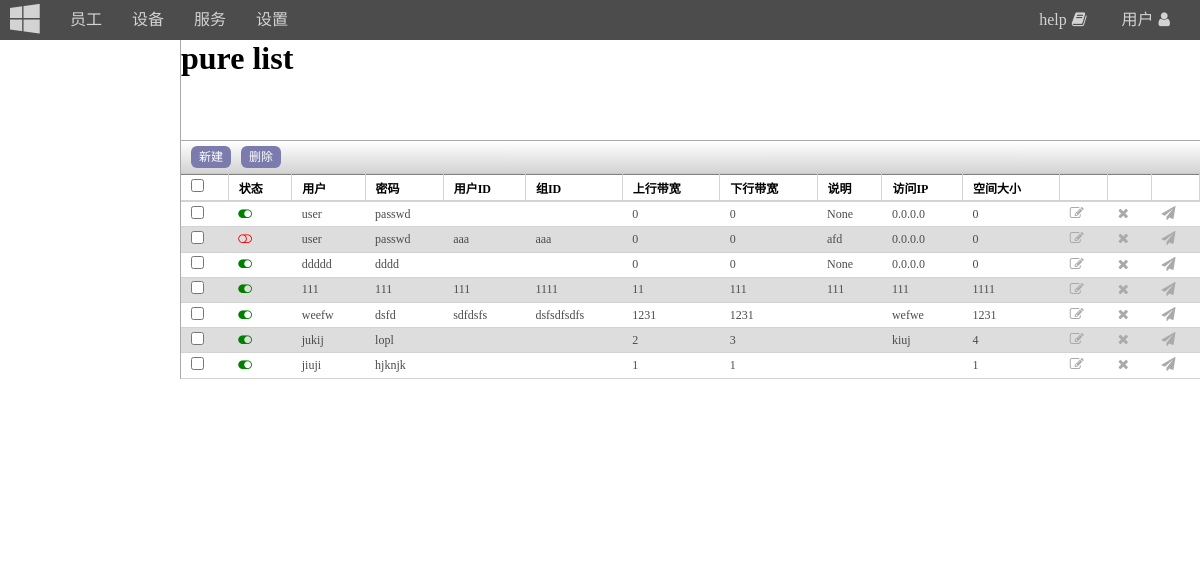
Before: /pure_list/ with the older database file.
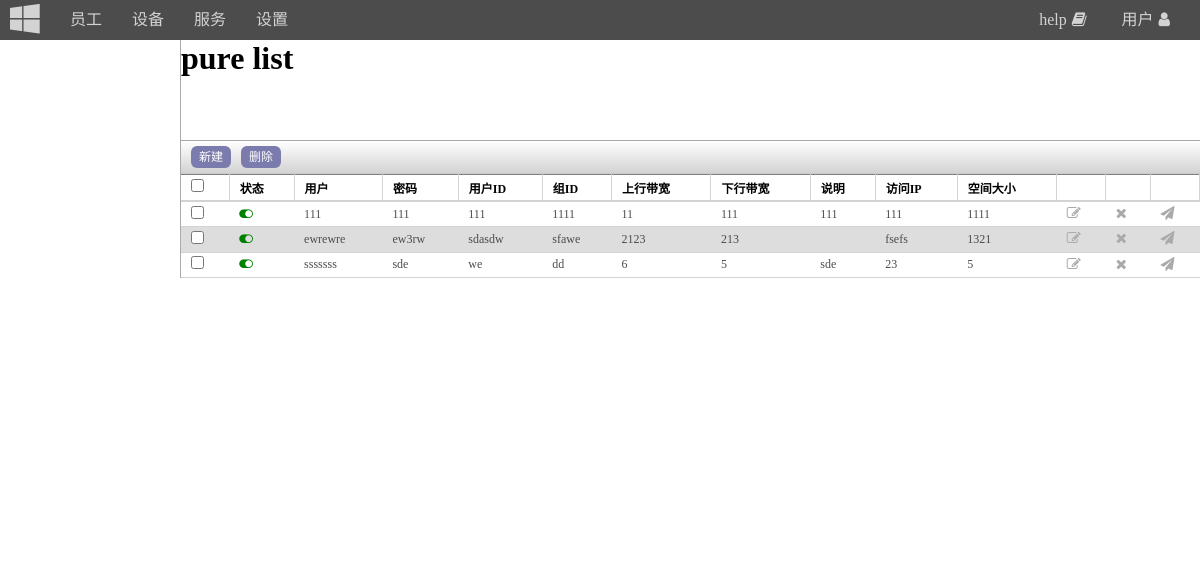
After: the same page with the newer database file.
### web/models.py (models this page shows)
class pureftp(models.Model):
    status = models.BooleanField(default=1)
    user=models.CharField(max_length=32)
    password=models.CharField(max_length=64)
    uid=models.CharField(max_length=11)
    gid=models.CharField(max_length=11)
    dir=models.CharField(max_length=128)
    ulbandwidth=models.IntegerField(default=0)
    dlbandwidth=models.IntegerField(default=0)
    comment=models.TextField(null=True)
    ipaccess=models.CharField(max_length=15,default='0.0.0.0')
    quotasize=models.IntegerField(default=0)
    quotafiles=models.IntegerField(default=0)
    createdate=models.DateField()
    lastedate=models.DateField()

### web/views.py (the view)
# urls.py: path('pure_list/', views.view_pure_list),
def view_pure_list(request):
    context={}
    context['title']='pure list'
    username = request.COOKIES.get('username', '')
    if username:
        signuser = hr_hr.objects.get(userid=username)
        context['userinfo'] = signuser.name
    else:
        context['userinfo'] = '用户'
    ps = pureftp.objects.all()
    context['context'] = ps
    return render(request, 'pure_list.html', context)

### templates/pure_list.html (shortened to what this page needs)
{% extends "base.html" %}
{% block styecss %}
    <link rel="stylesheet" type="text/css" href="/static/css/view_hr_list.css">
{% endblock styecss %}
{% block mainbody %}
    <div class="view_menu">
        <div class="limg"></div>
        <div class="sub_menu">
            <ul>
                <li></li>
                <li></li>
                <li></li>
            </ul>
        </div>
    </div>
    <div class="view_form">
        <div class="header">
            <h1>{{ title }}</h1>
        </div>
        <div class="cmd_nav">
            <ul class="but_cmd">
                <li><a href="/pure_form?act=0">新建</a></li>
                <li>
                    <a href="#">删除</a>
                </li>
            </ul>
        </div>
        <context>
            <div class="listview">
                <table class="table_view" border="1">
                    <thead>
                        <tr>
                            <th><input type="checkbox"></th>
                            <th>状态</th>
                            <th>用户</th>
                            <th>密码</th>
                            <th>用户ID</th>
                            <th>组ID</th>
                            <th>上行带宽</th>
                            <th>下行带宽</th>
                            <th>说明</th>
                            <th>访问IP</th>
                            <th>空间大小</th>
                            <th></th>
                            <th></th>
                            <th></th>
                        </tr>
                    </thead>
                    <tbody>
                        {% for item in context %}
                            <tr>
                                <td><input type="checkbox"></td>
                                <td>
                                    {% if  item.status %}
                                        <span style="color: green;"><i class="fa fa-toggle-on fa-1x"></i></span>
                                    {% else %}
                                        <span style="color: red;"><i class="fa fa-toggle-off fa-1x"></i></span>
                                    {% endif %}
                                </td>
                                <td>{{ item.user }}</td>
                                <td>{{ item.password }}</td>
                                <td>{{ item.uid }}</td>
                                <td>{{ item.gid }}</td>
                                <td>{{ item.ulbandwidth }}</td>
                                <td>{{ item.dlbandwidth }}</td>
                                <td>{{ item.comment }}</td>
                                <td>{{ item.ipaccess }}</td>
                                <td>{{ item.quotasize }}</td>
                                <td><a class="but_min" href="/pure_form?act={{ item.id }}" title="编辑"><i class="fa fa-edit fa-1x"></i></a></td>
                                <td><a class="but_min" href="/pure_del?act=del&id={{ item.id }}" title="删除"><i class="fa fa-remove fa-1x"></i></a></td>
                                <td><a class="but_min" href="resend/{{ item.id }}" title="发送信息给创建者"><i class="fa fa-send fa-1x"></i></a></td>
                            </tr>
                        {% empty %}
                            <tr>
                                <td  colspan="14" style="text-align: center;">(暂无数据)</td>
                            </tr>
                        {% endfor %}
                    </tbody>
                </table>
            </div>
        </context>
    </div>
{% endblock %}

### templates/base.html (shortened to what this page needs)
<!DOCTYPE html>
<html lang="en">
<head>
    <link rel="stylesheet" type="text/css" href="/static/css/base.css">
    <link rel="stylesheet" type="text/css" href="/static/css/font-awesome.css">
    {% block styecss %}
    {% endblock styecss %}
</head>
<body>
   <header class="clearfix">
   		<a class="logo" href="/"><i class="fa fa-windows fa-2x"></i></a>
        <ul class="but_top_menu">
            <li><a href="/hr/">员工</a></li>
            <li><a href="/pure_list/">设备</a></li>
            <li><a href="/search/">服务</a></li>
            <li><a href="/conf/">设置</a></li>
        </ul>
		<div class="userinfo">
            <ul class="but_top_menu">
                <li><a href="/">help<i class="fa fa-book fa-1x"></i></a></li>
                <li><a href="/search_form/">{{ userinfo }}<i class="fa fa-user fa-1x"></i></a></li>
            </ul>
		</div>
   </header>
   <div class="pager clearfix">
        {% block mainbody %}{% endblock %}
   </div>
</body>
</html>

### static/css/base.css (style rules this page uses)
* { margin:0;padding:0; font-family:"Microsoft Yahei"; }
.clearfix:after { content:"";height:0;line-height:0;display:block;visibility:hidden;clear:both; }
.clearfix { zoom:1; }
header { background: #4c4c4c; position: fixed; left: 0px; right: 0px; top: 0px; }
header .logo { float: left; width: 35px; height: 35px; margin: 2px 10px; color:lightgray; }
.but_top_menu li { float: left;list-style: none; }
.but_top_menu li a { color: lightgray;text-decoration: none;text-size: 12px;line-height: 40px;padding: 0px 15px;display: block;box-sizing: border-box;height: 40px; }
.but_top_menu li a i { margin: 0px 5px; }
header .userinfo { float: right;margin-right:10px; }
.pager { margin-top: 40px;width: 100%; }

### static/css/view_hr_list.css (style rules this page uses)
* { margin: 0px;padding: 0px; }
.view_menu { float: left;width: 15%;height: 500px;box-sizing: border-box; }
.view_menu .limg { height:100px; }
.sub_menu li { height: 30px; }
.view_form { float: right;width: 85%;border-left: 1px solid #aaaaaa;box-sizing: border-box; }
.header { height: 100px; }
.cmd_nav { height: 32px;background:linear-gradient(white,lightgrey); border-top: 1px solid #a8a8a8;border-bottom: 1px solid #cacaca; }
context { padding: 0px; }
.table_view { width: 100%;border-collapse: collapse;border: 0px solid black;font-size:12px; }
.table_view tr:nth-child(2n) { background: #dddddd; }
.table_view th,.table_view td { padding: .3em 10px;border: 0px solid black;border-bottom: 1px solid lightgray; }
.table_view th { border-right: 1px solid lightgray;border-top: 1px solid gray;border-bottom: 2px solid lightgray;text-align: left; }
.table_view td { color: rgb(76,76,76); }
.but_min { font-size:14px;text-decoration: none;color: #aaaaaa; }
.but_cmd { float:left; }
.but_cmd li { float: left;margin-left: 10px;list-style-type: none; }
.but_cmd li a { text-decoration: none;color: white;background: #7c7bad;line-height: 32px;padding: 4px 8px;border-radius: .5em;font-size:12px; }

Changed rows visible on the page:
removed pureftp: status True (drawn), user "user", password "passwd", ulbandwidth "0", dlbandwidth "0", comment "None", ipaccess "0.0.0.0", quotasize "0"
removed pureftp: status False (drawn), user "user", password "passwd", uid "aaa", gid "aaa", ulbandwidth "0", dlbandwidth "0", comment "afd", ipaccess "0.0.0.0", quotasize "0"
removed pureftp: status True (drawn), user "ddddd", password "dddd", ulbandwidth "0", dlbandwidth "0", comment "None", ipaccess "0.0.0.0", quotasize "0"
removed pureftp: status True (drawn), user "weefw", password "dsfd", uid "sdfdsfs", gid "dsfsdfsdfs", ulbandwidth "1231", dlbandwidth "1231", ipaccess "wefwe", quotasize "1231"
removed pureftp: status True (drawn), user "jukij", password "lopl", ulbandwidth "2", dlbandwidth "3", ipaccess "kiuj", quotasize "4"
removed pureftp: status True (drawn), user "jiuji", password "hjknjk", ulbandwidth "1", dlbandwidth "1", quotasize "1"
added pureftp: status True (drawn), user "ewrewre", password "ew3rw", uid "sdasdw", gid "sfawe", ulbandwidth "2123", dlbandwidth "213", ipaccess "fsefs", quotasize "1321"
added pureftp: status True (drawn), user "sssssss", password "sde", uid "we", gid "dd", ulbandwidth "6", dlbandwidth "5", comment "sde", ipaccess "23", quotasize "5"
